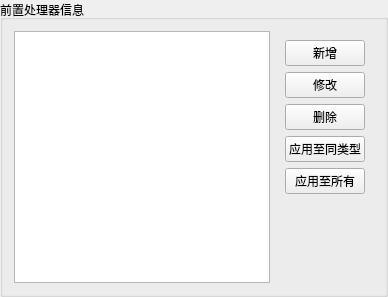
    <widget class="QGroupBox" name="gbox_Pre">
     <property name="title">
      <string>前置处理器信息</string>
     </property>
     <layout class="QHBoxLayout" name="horizontalLayout_3">
      <item>
       <widget class="QTableWidget" name="tableWidget_Pre"/>
      </item>
      <item>
       <widget class="QWidget" name="widget_prebtn" native="true">
        <property name="sizePolicy">
         <sizepolicy hsizetype="Fixed" vsizetype="Preferred">
          <horstretch>0</horstretch>
          <verstretch>0</verstretch>
         </sizepolicy>
        </property>
        <layout class="QVBoxLayout" name="verticalLayout_5">
         <item>
          <widget class="QWidget" name="widget" native="true">
           <layout class="QVBoxLayout" name="verticalLayout_3">
            <property name="spacing">
             <number>6</number>
            </property>
            <property name="leftMargin">
             <number>0</number>
            </property>
            <property name="topMargin">
             <number>0</number>
            </property>
            <property name="rightMargin">
             <number>0</number>
            </property>
            <property name="bottomMargin">
             <number>0</number>
            </property>
            <item>
             <widget class="QPushButton" name="btn_preadd">
              <property name="text">
               <string>新增</string>
              </property>
             </widget>
            </item>
            <item>
             <widget class="QPushButton" name="btn_premodify">
              <property name="sizePolicy">
               <sizepolicy hsizetype="Minimum" vsizetype="Fixed">
                <horstretch>0</horstretch>
                <verstretch>0</verstretch>
               </sizepolicy>
              </property>
              <property name="text">
               <string>修改</string>
              </property>
             </widget>
            </item>
            <item>
             <widget class="QPushButton" name="btn_predelete">
              <property name="text">
               <string>删除</string>
              </property>
             </widget>
            </item>
            <item>
             <widget class="QPushButton" name="btn_SetSametype">
              <property name="text">
               <string>应用至同类型</string>
              </property>
             </widget>
            </item>
            <item>
             <widget class="QPushButton" name="btn_setAll">
              <property name="text">
               <string>应用至所有</string>
              </property>
             </widget>
            </item>
            <item>
             <spacer name="verticalSpacer_2">
              <property name="orientation">
               <enum>Qt::Vertical</enum>
              </property>
              <property name="sizeHint" stdset="0">
               <size>
                <width>20</width>
                <height>40</height>
               </size>
              </property>
             </spacer>
            </item>
           </layout>
          </widget>
         </item>
         <item>
          <spacer name="verticalSpacer_5">
           <property name="orientation">
            <enum>Qt::Vertical</enum>
           </property>
           <property name="sizeType">
            <enum>QSizePolicy::Preferred</enum>
           </property>
           <property name="sizeHint" stdset="0">
            <size>
             <width>20</width>
             <height>40</height>
            </size>
           </property>
          </spacer>
         </item>
        </layout>
       </widget>
      </item>
     </layout>
    </widget>
